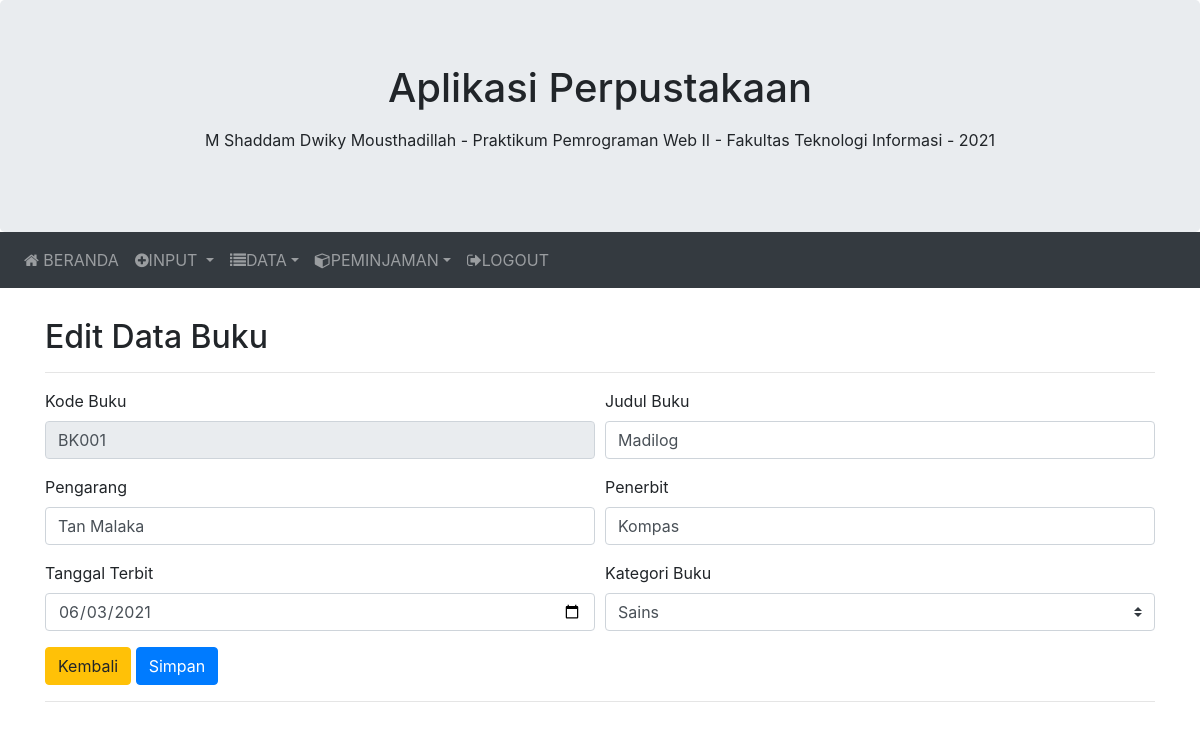
Screenshot of /edit_buku.php?kode=BK001 (signed in) with the database file from the repository.
### tables this page shows
CREATE TABLE `buku` (
  `kode_buku` varchar(11) NOT NULL,
  `judul_buku` varchar(100) NOT NULL,
  `pengarang` varchar(50) NOT NULL,
  `penerbit` varchar(50) NOT NULL,
  `tanggal_terbit` date NOT NULL,
  `kategori` varchar(50) NOT NULL
);

### edit_buku.php (the view, shortened to what this page needs)
<?php
include 'header.php';
	$kode = $_GET['kode'];
	$query = "SELECT * FROM buku WHERE kode_buku = '$kode'";
	$hasil = mysqli_query($Koneksi, $query);
	$data = mysqli_fetch_array($hasil);
?>
<!DOCTYPE html>
<html lang="en">
<body>
	<div class="container" style="margin-top:30px">
 		<h2>Edit Data Buku</h2>
 		<hr>
 		<form class="needs-validation" action="edit_buku-proses.php" method="post">
 			<div class="form-row">
 				<div class="col-md-6 mb-3">
 					<label for="validationCustom01">Kode Buku</label>
 					<input type="text" class="form-control" id="kode_buku" name="kode_buku" value="<?php echo($data["kode_buku"]) ?>" readonly>
 				</div>
 				<div class="col-md-6 mb-3">
 					<label for="validationCustom02">Judul Buku</label>
 					<input type="text" class="form-control" id="judul_buku" name="judul_buku" value="<?php echo($data["judul_buku"]) ?>" required>
 				</div>
 			</div>
 			<div class="form-row">
 				<div class="col-md-6 mb-3">
 					<label for="validationCustom01">Pengarang</label>
 					<input type="text" class="form-control" id="pengarang" name="pengarang" value="<?php echo($data["pengarang"]) ?>" required>
 				</div>
 				<div class="col-md-6 mb-3">
 					<label for="validationCustom02">Penerbit</label>
 					<input type="text" class="form-control" id="penerbit" name="penerbit" value="<?php echo($data["penerbit"]) ?>" required>
 				</div>
 			</div>
 			<div class="form-row">
 				<div class="col-md-6 mb-3">
 					<label for="validationCustom03">Tanggal Terbit</label>
 					<input type="date" class="form-control" id="tanggal_terbit" name="tanggal_terbit" value="<?php echo($data["tanggal_terbit"]) ?>" required>
 				</div>
 				<div class="col-md-6 mb-3">
 					<label for="validationCustom04">Kategori Buku</label>
 					<select class="custom-select" id="kategori" name="kategori" required>
 					<?php
 						if ($data['kategori'] == "Sains") echo "<option value='Sains' selected>Sains</option>";
 							else echo "<option value='Sains'>Sains</option>";
 					?>
 					</select>
 				</div>
 			</div>
 			<button class="btn btn-warning" type="button" onclick="window.location='data_buku.php'">Kembali</button>
			<button class="btn btn-primary" type="submit">Simpan</button>
		</form>
		<hr>
	</div>
</body>
</html>

### rows the page displays
buku: kode_buku "BK001", judul_buku "Madilog", pengarang "Tan Malaka", penerbit "Kompas", tanggal_terbit "06/03/2021", kategori "Sains"

### other values shown
$nama "M Shaddam Dwiky Mousthadillah"
